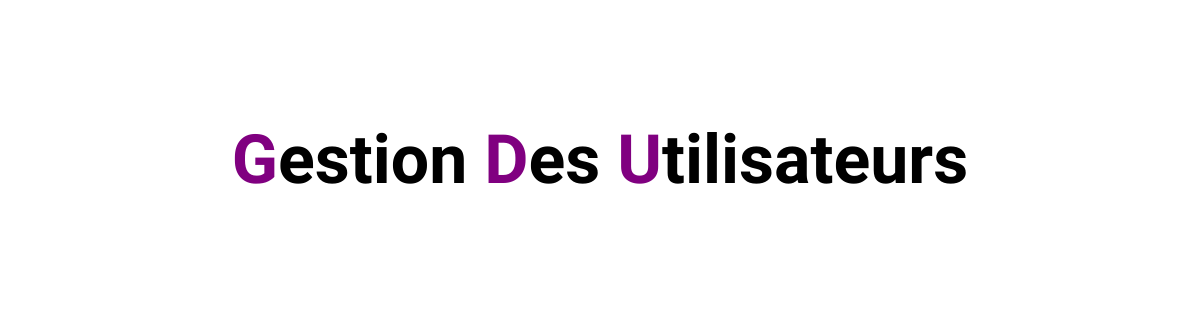
/pages/gestionutilisateurs/gestionutilisateurview.php, run on an earlier commit of the app's database.
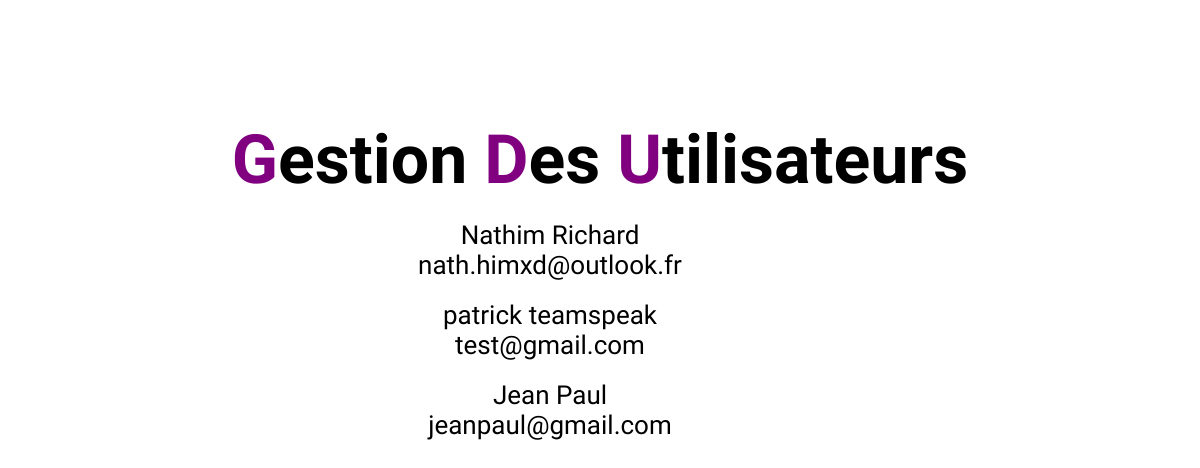
And on a later commit of the database.
### tables this page shows
CREATE TABLE `utilisateurs` (
  `idClient` int(11) NOT NULL,
  `nom` varchar(40) NOT NULL,
  `prenom` varchar(40) NOT NULL,
  `adresse` varchar(40) NOT NULL,
  `mail` varchar(40) NOT NULL,
  `motdepasse` varchar(40) NOT NULL,
  `cagnote` int(11) NOT NULL DEFAULT 10000,
  `admin` int(11) NOT NULL DEFAULT 0
);

### web/DAO/utilisateursDAO.php (called while the page is built, shortened)
<?php
class utilisateursDAO
{
        public static function selectalluser()
    {
        include_once 'DTO/utilisateursDTO.php';
        $bdd= databaselinker::getconnexion();
        $resultat=$bdd->prepare('SELECT * FROM prestachope_bdd5.utilisateurs WHERE admin=0 ');
        $resultat->execute();
        $result=$resultat->fetchAll();
        $tab=[];
        foreach ($result as $results)
        {
            $uti= new utilisateursDTO();
            $uti->setIdClient($results['idClient']);
            $uti->setNom($results['nom']);
            $uti->setPrenom($results['prenom']);
            $uti->setAdresse($results['adresse']);
            $uti->setMail($results['mail']);
            $uti->setCagnote($results['cagnote']);
            $uti->setAdmin($results['admin']);
            $tab[]=$uti;
        }
        return $tab;
    }
}

### web/pages/gestionutilisateurs/gestionutilisateurscontrolleur.php (called while the page is built, shortened)
<?php
class gestionutilisateurscontrolleur
{
    public function SelectAllUser()
    {
        include_once 'DAO/utilisateursDAO.php';
        return utilisateursDAO::selectalluser();
    }
}

### web/DTO/utilisateursDTO.php (called while the page is built, shortened)
<?php
	class utilisateursDTO
	{
		private $nom;
		private $prenom;
                private $mail;
                public function getNom() {
                    return $this->nom;
                }
                public function getPrenom() {
                    return $this->prenom;
                }
                public function getMail() {
                    return $this->mail;
                }
                public function setNom($nom): void {
                    $this->nom = $nom;
                }
                public function setPrenom($prenom): void {
                    $this->prenom = $prenom;
                }
                public function setMail($mail): void {
                    $this->mail = $mail;
                }
        }
?>

### web/pages/gestionutilisateurs/gestionutilisateurview.php (the view, shortened to what this page needs)
<!DOCTYPE html>
<html lang="fr">
  <head>
    <link rel="stylesheet" type="text/css" href="assets/css/gestion.css" media="all"/>
  </head>
  <body>
      <div class="conteneur">
          <div class="utilisateur">
              <h1> <span>G</span>estion <span>D</span>es <span>U</span>tilisateurs </h1>
              <?php
              include_once 'gestionutilisateurscontrolleur.php';
              $instanceController=new gestionutilisateurscontrolleur();
              $content=$instanceController->SelectAlluser();
              foreach ($content as $contents)
              {
                  ?>
                    <div class="boxutilisa">
                        <div class="uti">
                            <p> <?php echo $contents->getNom();?>
                            <?php echo $contents->getPrenom(); ?> </p>
                            <p> <?php echo $contents->getMail(); ?> </p>
                        </div>
                        <div class="suppr">
                            <a href="index.php?page=gestion&nom=<?php echo $contents->getNom() ;?>"><i class="fas fa-times"></i></a><br>
                        </div>
                    </div>
                  <?php
              }
              ?>
          </div>
      </div>
 </body>
</html>

What changed in the data, as far as the page shows it:
added utilisateurs: nom "Nathim", prenom "Richard", mail "nath.himxd@outlook.fr"
added utilisateurs: nom "patrick", prenom "teamspeak", mail "test@gmail.com"
added utilisateurs: nom "Jean", prenom "Paul", mail "jeanpaul@gmail.com"
